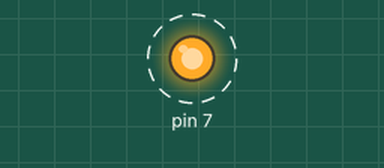
A sketch run on a simulated Arduino Uno, built with avr-gcc and run on an emulated ATmega328P. On the bench: output pins drawn as LEDs (lit = HIGH). Dashed ring = blinking.

Above: at 0.2 s.
Timing chart, 0 to 3.0 s (numbered marks = the images above):
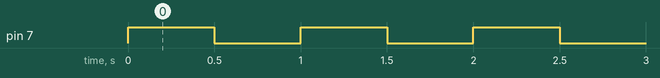

Measured:
- by itself, pin 7: alternates HIGH for 0.50 s and LOW for 0.50 s

The sketch:

timers.ino
```cpp
// current LED state
byte state = B00000000;

// the setup function runs once when you press reset or power the board
void setup() {

  // setting up output on LED pin
  DDRD = B10000000;
  PORTD =B00000000;

  //setting up timer to CTC mode
  TCCR1A=B00000000;
  TCCR1B=B00001100;

  //initialise timer to 0
  TCNT1 = 0;
  OCR1A = 31250; //setting comperator value(setting intrupt time)

  //setting intrupt on A
  TIMSK1 = B00000010;

  //enable globle intrupts
  sei();
}

// the loop function runs over and over again forever
void loop() {
//  PORTD = B10000000;   // turn the LED on (HIGH is the voltage level)
//  delay(500);                       // wait for a second
//  PORTD = B00000000;    // turn the LED off by making the voltage LOW
//  delay(500);                       // wait for a second
}

ISR(TIMER1_COMPA_vect)
{
//  TCNT1 = 0;
  state = ~state;
  PORTD = B10000000 & state;

}
```
